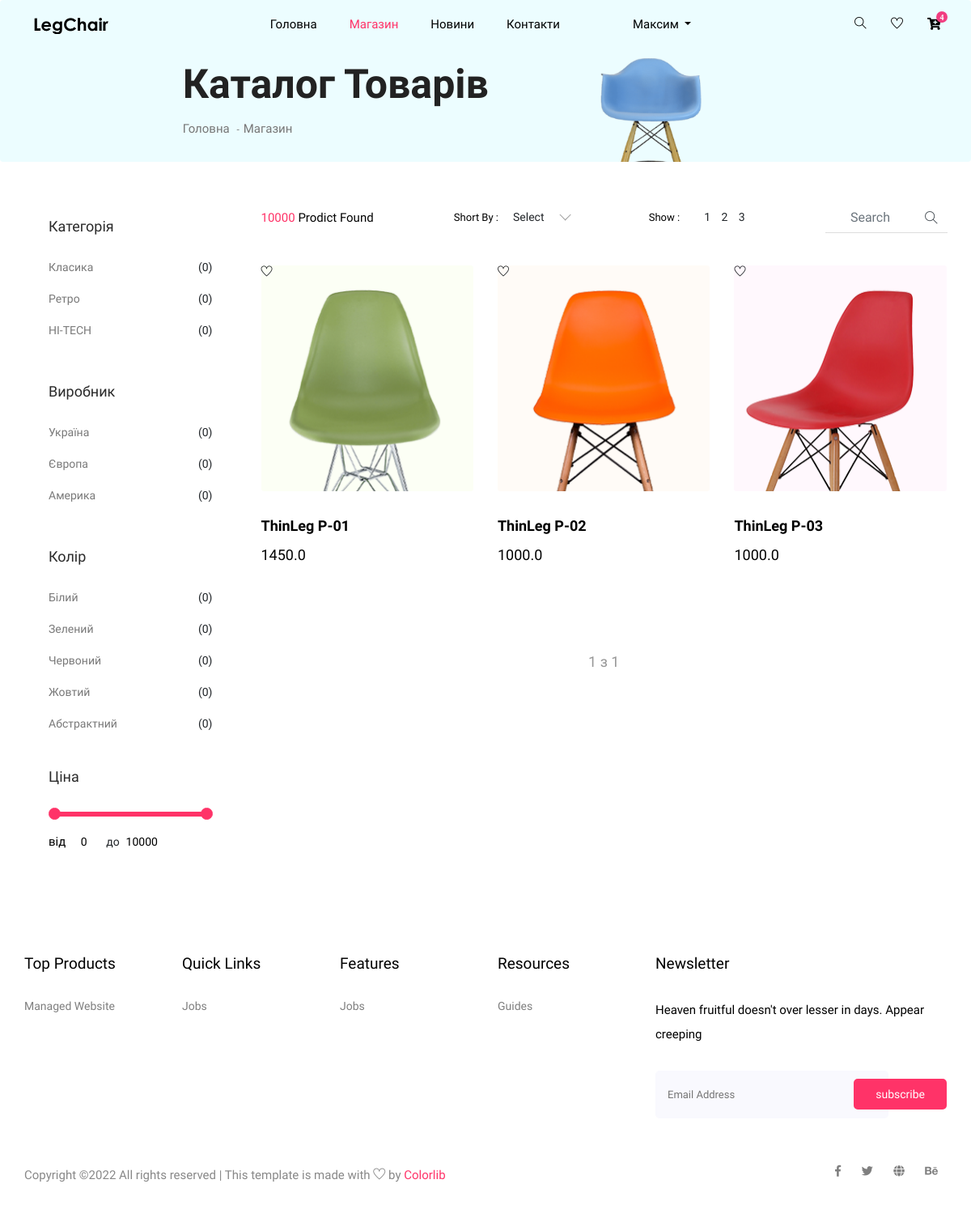
/store/ (signed in), run on the app's committed database.
### store/models.py (models this page shows, shortened)
class Category(models.Model):
    name = models.CharField(max_length=100, unique=True, null=False)

class Producer(models.Model):
    name = models.CharField(max_length=100, unique=True, null=False)

class Color(models.Model):
    name = models.CharField(max_length=50, unique=True, null=False)

class Product(models.Model):
    name = models.CharField(max_length=100, unique=True, null=False)
    about = models.TextField(max_length=500, null=False)
    photo = models.FileField(upload_to='products/', null=False)
    price = models.FloatField(null=False, default=1000)
    count = models.IntegerField(null=False, default=1)
    producer = models.ForeignKey(Producer, on_delete=models.CASCADE)
    category = models.ForeignKey(Category, on_delete=models.CASCADE)
    color = models.ForeignKey(Color, on_delete=models.CASCADE)

### store/views.py (the view)
# urls.py: path('', index),
def index(request):
    all_products = Product.objects.all()
    page_size = 3
    paginator = Paginator(all_products, page_size)
    page_number = request.GET.get('page')
    return render(request, 'store/index.html', {
        'page_title': 'Каталог товарів',
        'all_products': all_products,
        'all_categories': Category.objects.all(),
        'all_producers': Producer.objects.all(),
        'all_colors': Color.objects.all(),
        'paginate_products': paginator.get_page(page_number),
        'page': 1
    })

### templates/store/index.html (shortened to what this page needs)
{% extends 'layouts/base.html' %}
{% block content %}
{% load static %}
    <section class="breadcrumb breadcrumb_bg">
        <div class="container">
            <div class="row justify-content-center">
                <div class="col-lg-8">
                    <div class="breadcrumb_iner">
                        <div class="breadcrumb_iner_item">
                            <h2>{{ page_title }}</h2>
                            <p><a href="/">Головна</a> <span>-</span>Магазин</p>
                        </div>
                    </div>
                </div>
            </div>
        </div>
    </section>
    <section class="cat_product_area section_padding">
        <div class="container">
            <div class="row">
                <div class="col-lg-3">
                    <div class="left_sidebar_area">
                        <aside class="left_widgets p_filter_widgets">
                            <div class="l_w_title">
                                <h3>Категорія</h3>
                            </div>
                            <div class="widgets_inner">
                                <ul class="list">
                                    {% for c in all_categories %}
                                    <li>
                                        <a href="#">{{ c.name }}</a>
                                        <span>(0)</span>
                                    </li>
                                    {% endfor %}
                                </ul>
                            </div>
                        </aside>
                        <aside class="left_widgets p_filter_widgets">
                            <div class="l_w_title">
                                <h3>Виробник</h3>
                            </div>
                            <div class="widgets_inner">
                                <ul class="list">
                                    {% for p in all_producers %}
                                    <li>
                                        <a href="#">{{ p.name }}</a>
                                        <span>(0)</span>
                                    </li>
                                    {% endfor %}
                                </ul>
                            </div>
                        </aside>
                        <aside class="left_widgets p_filter_widgets">
                            <div class="l_w_title">
                                <h3>Колір</h3>
                            </div>
                            <div class="widgets_inner">
                                <ul class="list">
                                    {% for c in all_colors %}
                                    <li>
                                        <a href="#">{{ c.name }}</a>
                                        <span>(0)</span>
                                    </li>
                                    {% endfor %}
                                </ul>
                            </div>
                        </aside>
                        <aside class="left_widgets p_filter_widgets price_rangs_aside">
                            <div class="l_w_title">
                                <h3>Ціна</h3>
                            </div>
                            <div class="widgets_inner">
                                <div class="range_item">
                                    <input type="text" class="js-range-slider" value="" />
                                    <div class="d-flex">
                                        <div class="price_text">
                                            <p>від</p>
                                        </div>
                                        <div class="price_value d-flex justify-content-center">
                                            <input type="text" class="js-input-from" id="amount" readonly />
                                            <span>до</span>
                                            <input type="text" class="js-input-to" id="amount" readonly />
                                        </div>
                                    </div>
                                </div>
                            </div>
                        </aside>
                    </div>
                </div>
                <div class="col-lg-9">
                    <div class="row">
                        <div class="col-lg-12">
                            <div class="product_top_bar d-flex justify-content-between align-items-center">
                                <div class="single_product_menu">
                                    <p><span>10000 </span> Prodict Found</p>
                                </div>
                                <div class="single_product_menu d-flex">
                                    <h5>short by : </h5>
                                </div>
                                <div class="single_product_menu d-flex">
                                    <h5>show :</h5>
                                    <div class="top_pageniation">
                                        <ul>
                                            <li>1</li>
                                            <li>2</li>
                                            <li>3</li>
                                        </ul>
                                    </div>
                                </div>
                                <div class="single_product_menu d-flex">
                                    <div class="input-group">
                                        <input type="text" class="form-control" placeholder="search"
                                            aria-describedby="inputGroupPrepend">
                                        <div class="input-group-prepend">
                                            <span class="input-group-text" id="inputGroupPrepend"><i
                                                    class="ti-search"></i></span>
                                        </div>
                                    </div>
                                </div>
                            </div>
                        </div>
                    </div>
                    <div class="row align-items-center latest_product_inner">
                        {% for p in paginate_products %}
                        <div class="col-lg-4 col-sm-6">
                            <div class="single_product_item">
                                <div class="wish-div">
                                    <div class="wishlist cursor-pointer">
                                        <span>
                                            <span class="icon-lg ti-heart"></span>
                                        </span>
                                    </div>
                                </div>
                                <a href="#"><img src="../media/{{ p.photo }}" alt=""></a>
                                <div class="single_product_text">
                                    <h4>{{ p.name }}</h4>
                                    <h3>{{ p.price }}</h3>
                                </div>
                            </div>
                        </div>
                        {% endfor %}
                        <div class="col-lg-12">
                            <div class="pageination">
                                <nav aria-label="Page navigation example">
                                    <ul class="pagination justify-content-center">
                                        <li class="page-item">
                                            <span class="page-link">{{paginate_products.number }} з {{ paginate_products.paginator.num_pages }}</span>
                                        </li>
                                    </ul>
                                </nav>
                            </div>
                        </div>
                    </div>
                </div>
            </div>
        </div>
    </section>
{% endblock %}

### templates/frag/header.html (shortened to what this page needs)
    {% load static %}
    <header class="main_menu home_menu">
        <div class="container">
            <div class="row align-items-center">
                <div class="col-lg-12">
                    <nav class="navbar navbar-expand-lg navbar-light">
                        <a class="navbar-brand" href="/"> <img src="{% static 'img/logo.png' %}" alt="logo"> </a>
                        <div class="collapse navbar-collapse main-menu-item" id="navbarContent">
                            <ul class="navbar-nav">
                                <li class="nav-item" id="m0"><a class="nav-link" href="/">Головна</a></li>
                                <li class="nav-item" id="m1"><a class="nav-link" href="/store">Магазин</a></li>
                                <li class="nav-item" id="m2"><a class="nav-link" href="/news">Новини</a></li>
                                <li class="nav-item" id="m3"><a class="nav-link" href="/home/contact">Контакти</a></li>
                                <li class="nav-item dropdown cabinet" id="m4">
                                    <a class="nav-link dropdown-toggle" href="/account" id="navbarDD"
                                    role="button" data-toggle="dropdown" aria-haspopup="true" aria-expanded="false">
                                    {% if user.is_authenticated %}
                                        <span>{{ user.first_name }}</span>
                                    {% else %}
                                        <span>Мій кабінет</span>
                                    {% endif %}
                                    </a>
                                </li>
                            </ul>
                        </div>
                        <div class="hearer_icon d-flex">
                            <a id="search_1" href="javascript:void(0)"><i class="ti-search"></i></a>
                            <a href=""><i class="ti-heart"></i></a>
                            <div class="dropdown custom-dropdown cart">
                                <a class="dropdown-toggle" href="#" id="navbarDropdown3" role="button"
                                    data-toggle="dropdown" aria-haspopup="true" aria-expanded="false">
                                    <i class="fas fa-cart-plus"></i>
                                </a>
                        </div>
                    </nav>
                </div>
            </div>
        </div>
    </header>

### static/css/all.css (style rules this page uses)
.fa, .fas, .far, .fal, .fab { -moz-osx-font-smoothing: grayscale; -webkit-font-smoothing: antialiased; display: inline-block; font-style: normal; font-variant: normal; text-rendering: auto; line-height: 1; }
.fa-cart-plus:before { content: "\f217"; }
.fa, .fas { font-family: 'Font Awesome 5 Free'; font-weight: 900; }

### static/css/price_rangs.css (style rules this page uses)
.irs-hidden-input { position: absolute !important; display: block !important; top: 0 !important; left: 0 !important; width: 0 !important; height: 0 !important; font-size: 0 !important; line-height: 0 !important; padding: 0 !important; margin: 0 !important; outline: none !important; z-index: -9999 !important; background: none !important; border-style: solid !important; border-color: transparent !important; }

### templates/store/index.html (style rules this page uses)
.wish-div { position: absolute; top: 4.6 rem; right: 1.6 rem; z-index: 2; }
.wish-div .wishlist { background-color: var(--color-white); border-radius: 50%; }
.cursor-pointer { cursor: pointer!important; }
.wish-div .icon-lg { display: flex; width: 4 rem; height: 4 rem; border: 1px solid var(--color-gray-90); border-radius: 50%; color: var(--color-very-light-gray); justify-content: center; align-items: center; }

### data on the page
Category: name "Класика"
Category: name "Ретро"
Category: name "HI-TECH"
Producer: name "Україна"
Producer: name "Європа"
Producer: name "Америка"
Color: name "Білий"
Color: name "Зелений"
Color: name "Червоний"
Color: name "Жовтий"
Color: name "Абстрактний"
Product: photo (picture), name "ThinLeg P-01", price "1450.0"
Product: photo (picture), name "ThinLeg P-02", price "1000.0"
Product: photo (picture), name "ThinLeg P-03", price "1000.0"

### other printed values
{{ user.first_name }} "Максим"
{{ page_title }} "Каталог Товарів"
{{ paginate_products.number }} "1"
{{ paginate_products.paginator.num_pages }} "1"
